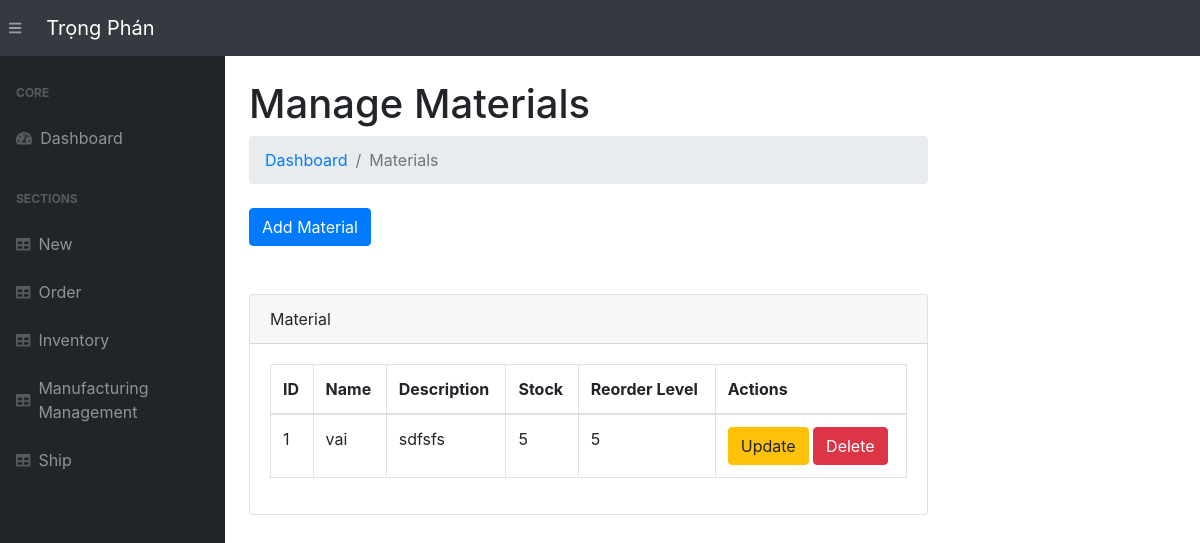
Page /material/ on the earlier database version.
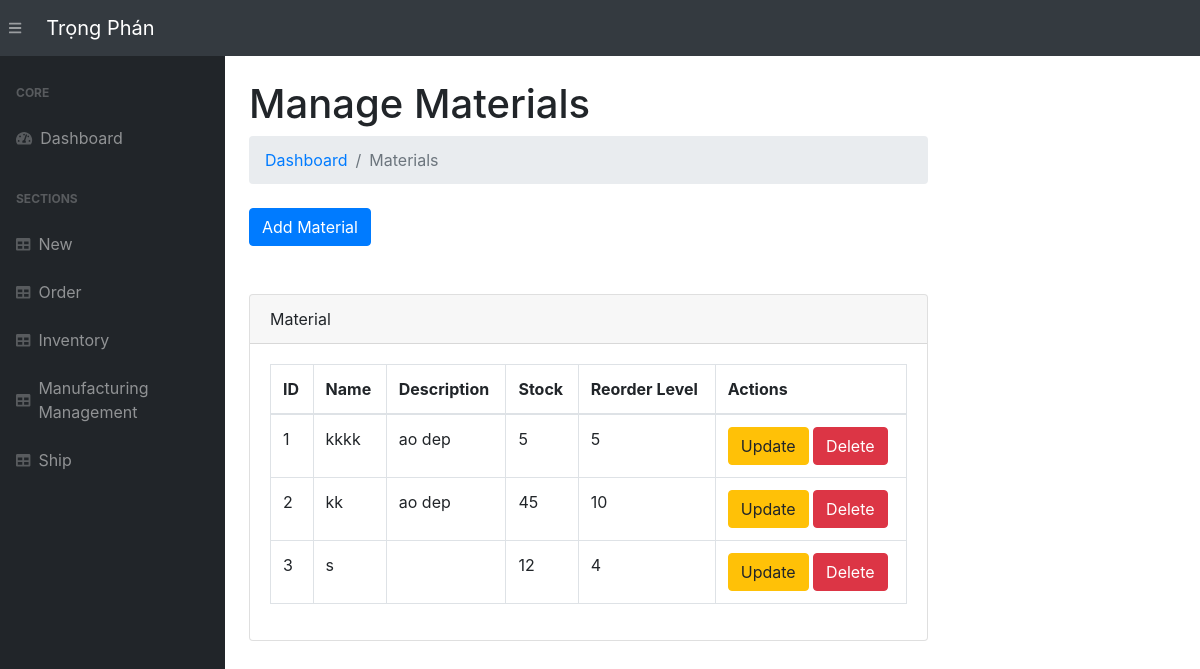
Same page on the later database version.
### app.py (models this page shows)
class Material(db.Model):
    __tablename__ = 'material'
    material_id = db.Column(db.Integer, primary_key=True)
    material_name = db.Column(db.String(255), nullable=False)
    material_description = db.Column(db.String(255))
    quantity_in_stock = db.Column(db.Integer, default=0)
    reorder_level = db.Column(db.Integer, default=10)

### app.py (the view, shortened to what this page needs)
@app.route('/material/', methods=["POST", "GET"])
def view_material():
    suppliers=Supplier.query.all()
    materials = Material.query.all()
    return render_template("material.html", materials=materials,suppliers=suppliers)

### templates/material.html (shortened to what this page needs)
{% extends 'base.html' %}
{% block content %}
<main>
    <div class="container-fluid">
        <h1 class="mt-4">Manage Materials</h1>
        <ol class="breadcrumb mb-4">
            <li class="breadcrumb-item"><a href="/">Dashboard</a></li>
            <li class="breadcrumb-item active">Materials</li>
        </ol>
        <a  class="btn btn-primary" href="/add-material/">
            Add Material
        </a>
        <br>
        <br>
        <br>
        <div class="card mb-4">
            <div class="card-header">Material</div>
            <div class="card-body">
                <table class="table table-bordered">
                    <thead>
                        <tr>
                            <th>ID</th>
                            <th>Name</th>
                            <th>Description</th>
                            <th>Stock</th>
                            <th>Reorder Level</th>
                            <th>Actions</th>
                        </tr>
                    </thead>
                    <tbody>
                        {% for material in materials %}
                        <tr>
                            <td>{{ material.material_id }}</td>
                            <td>{{ material.material_name }}</td>
                            <td>{{ material.material_description }}</td>
                            <td>{{ material.quantity_in_stock }}</td>
                            <td>{{ material.reorder_level }}</td>
                            <td>
                                <a href="/update-material/{{ material.material_id }}" class="btn btn-warning">Update</a>
                                <form action="/delete-material/{{ material.material_id }}" method="POST" style="display:inline;">
                                    <button type="submit" class="btn btn-danger">Delete</button>
                                </form>
                            </td>
                        </tr>
                        {% endfor %}
                    </tbody>
                </table>
            </div>
        </div>
    </div>
</main>
{% endblock %}

### templates/base.html (shortened to what this page needs)
<!DOCTYPE html>
<html lang="en">
<head>
    <link rel="stylesheet" href="{{ url_for('static', filename='css/bootstrap/styles.css')}}">
    <link href="https://cdn.datatables.net/1.10.20/css/dataTables.bootstrap4.min.css" rel="stylesheet" />
</head>
<body class="sb-nav-fixed">
    <nav class="sb-topnav navbar navbar-expand navbar-dark bg-dark">
        <button class="btn btn-link btn-sm order-1 order-lg-0" id="sidebarToggle" href="#"><i class="fas fa-bars"></i></button>
        <a class="navbar-brand" href="/">Trọng Phán </a>
    </nav>
    <div id="layoutSidenav">
        <div id="layoutSidenav_nav">
            <nav class="sb-sidenav accordion sb-sidenav-dark" id="sidenavAccordion">
                <div class="sb-sidenav-menu">
                    <div class="nav">
                        <div class="sb-sidenav-menu-heading">Core</div>
                        <a class="nav-link" href="/">
                            <div class="sb-nav-link-icon"><i class="fas fa-tachometer-alt"></i></div>
                            Dashboard
                        </a>
                        <div class="sb-sidenav-menu-heading">Sections</div>
                        <a class="nav-link" href="/infor/">
                            <div class="sb-nav-link-icon"><i class="fas fa-table"></i></div>
                            New
                        </a>
                        <a class="nav-link" href="/order/">
                            <div class="sb-nav-link-icon"><i class="fas fa-table"></i></div>
                            Order
                        </a>
                        <a class="nav-link" href="/inventory/">
                            <div class="sb-nav-link-icon"><i class="fas fa-table"></i></div>
                            Inventory
                        </a>
                        <a class="nav-link" href="/manufacturing-management/">
                            <div class="sb-nav-link-icon"><i class="fas fa-table"></i></div>
                            Manufacturing Management
                        </a>
                        <a class="nav-link" href="/shipping/">
                            <div class="sb-nav-link-icon"><i class="fas fa-table"></i></div>
                            Ship
                        </a>
                    </div>
                </div>
            </nav>
        </div>
        <div id="layoutSidenav_content">
            {% block content %}
            {% endblock %}
        </div>
        <div id="layoutSidenav_content">
        </div>
    </div>
</body>
</html>

Differences in the rows shown:
changed Material id 1: material_name "vai" → "kkkk"; material_description "sdfsfs" → "ao dep"
added Material: material_id "2", material_name "kk", material_description "ao dep", quantity_in_stock "45", reorder_level "10"
added Material: material_id "3", material_name "s", quantity_in_stock "12", reorder_level "4"
